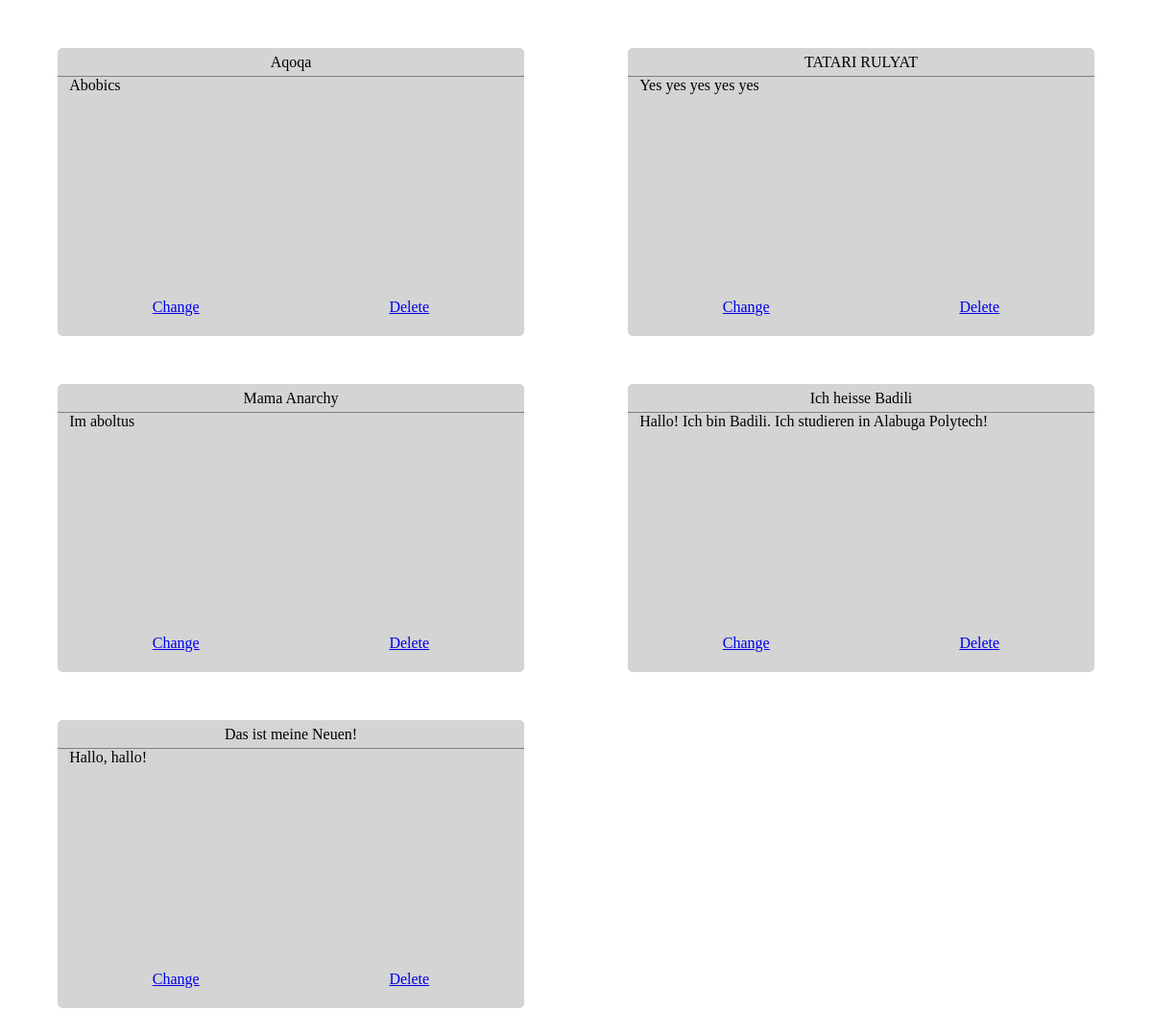
The page / on the database its author committed.
### news/models.py (models this page shows, shortened)
class Post(models.Model):
    title = models.CharField(max_length=50)
    content = models.CharField(max_length=500)
    urladdress = models.CharField(max_length=100)
    isPublic = models.BooleanField(default=False)
    category = models.CharField(max_length=50)
    class Meta:
        verbose_name = 'Пост'
        verbose_name_plural = 'Посты'

### news/views.py (the view)
# urls.py: path('', index, name='home'),
def index(request):
    newsPosts = Post.objects.all()
    return render(request, 'news/index.html', context={'newsPosts': newsPosts})

### news/templates/news/index.html (shortened to what this page needs)
<!DOCTYPE html>
{% load static %}
<html lang="en">
<head>
    <link rel="stylesheet" href="{% static 'news/css/style.css' %}">
</head>
<body>
    <div class="posts-centering">
        {% for post in newsPosts %}
        <div class="post">
            <p class="post-title">{{ post.title }}</p>
            <p class="post-content">{{ post.content }}</p>
            <div class="links-wrapper">
                <a href="{% url 'change' post.id %}">Change</a>
                <a href="{% url 'delete' post.id %}">Delete</a>
            </div>
        </div>
        {% endfor %}
    </div>
</body>
</html>

### news/static/news/css/style.css (style rules this page uses)
* { padding: 0; margin: 0; box-sizing: border-box; }
body { display: flex; justify-content: center; align-items: center; width: 100%; height: 100%; }
.posts-centering { padding: 50px 0; gap: 50px; width: 90%; height: 100%; display: flex; flex-wrap: wrap; justify-content: space-between; }
.post { width: 45%; height: 300px; display: flex; align-items: center; flex-direction: column; background-color: rgb(212, 212, 212); border-radius: 5px; }
.post-title { width: 100%; height: 10%; display: flex; justify-content: center; align-items: center; border-bottom: 1px solid grey; }
.post-content { width: 95%; height: 75%; }
.links-wrapper { width: 100%; height: 10%; display: flex; justify-content: space-around; align-items: center; }

### rows shown on the page
Post: title "Aqoqa", content "Abobics"
Post: title "TATARI RULYAT", content "Yes yes yes yes yes"
Post: title "Mama Anarchy", content "Im aboltus"
Post: title "Ich heisse Badili", content "Hallo! Ich bin Badili. Ich studieren in Alabuga Polytech!"
Post: title "Das ist meine Neuen!", content "Hallo, hallo!"
